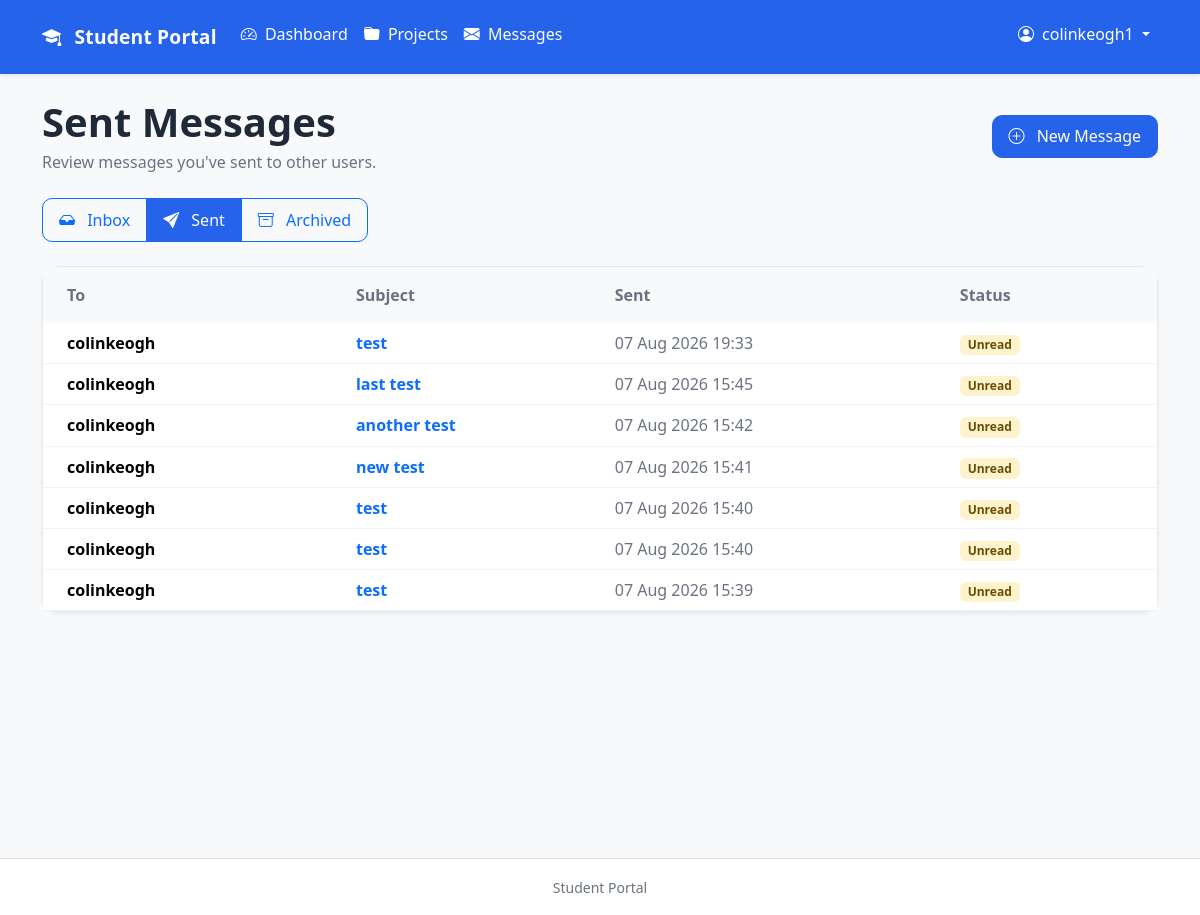
/messaging/sent/ (signed in), run on an earlier commit of the app's database.
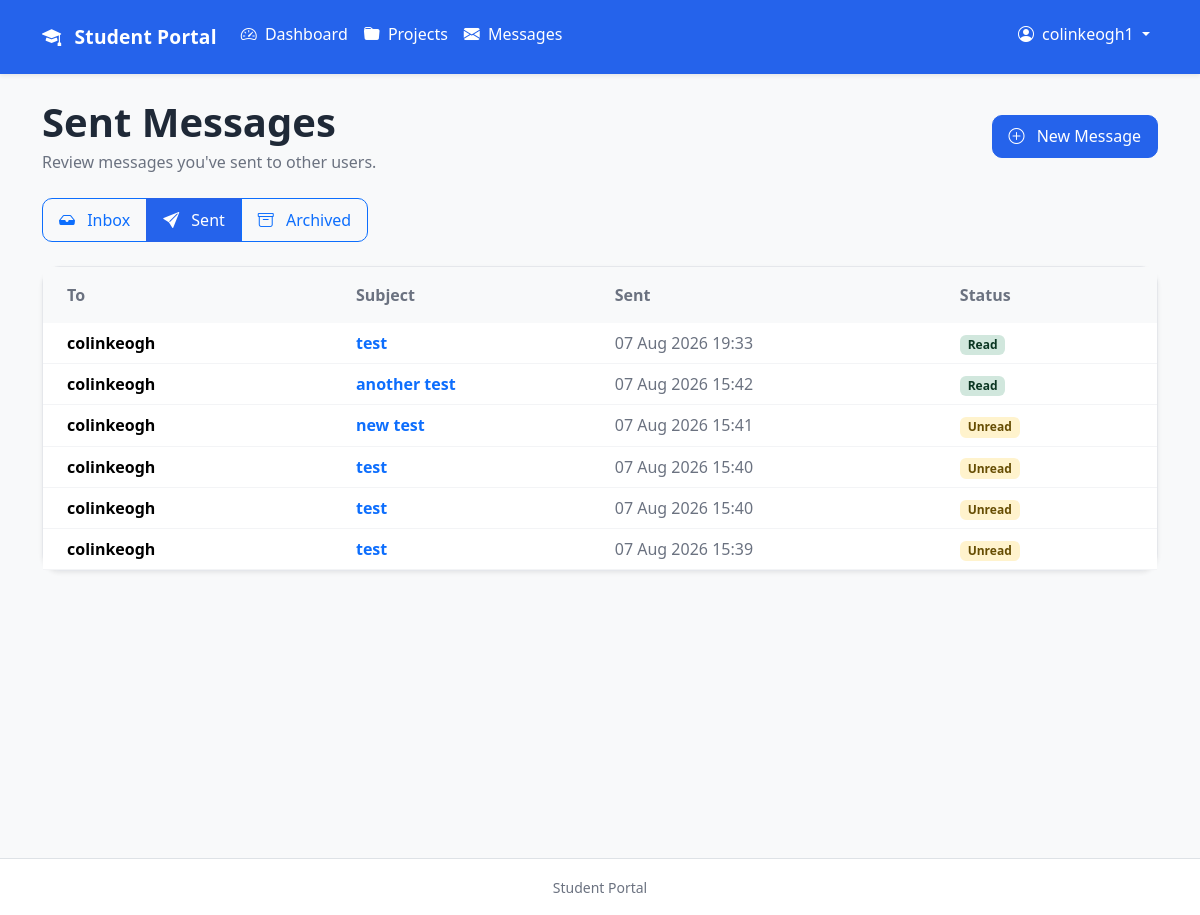
And on a later commit of the database.
### messaging/models.py (models this page shows, shortened)
class Message(models.Model):
    sender = models.ForeignKey(
        settings.AUTH_USER_MODEL,
        on_delete=models.CASCADE,
        related_name="sent_messages",
    )
    recipient = models.ForeignKey(
        settings.AUTH_USER_MODEL,
        on_delete=models.CASCADE,
        related_name="received_messages",
    )
    subject = models.CharField(
        max_length=200,
    )
    body = models.TextField()
    sent_at = models.DateTimeField(
        auto_now_add=True,
    )
    is_read = models.BooleanField(
        default=False,
    )
    is_archived = models.BooleanField(
        default=False,
    )
    class Meta:
        ordering = ["-sent_at"]

### accounts/models.py (models this page shows)
class CustomUser(AbstractUser):
    pass

### messaging/views.py (the view)
@login_required
def sent_messages(request):
    sent_messages = Message.objects.filter(
        sender=request.user,
    )
    return render(
        request,
        "messaging/sent_messages.html",
        {
            "sent_messages": sent_messages,
        },
    )

### messaging/templates/messaging/sent_messages.html (shortened to what this page needs)
{% extends "base.html" %}
{% block content %}
<div class="container-fluid px-0">
    <div class="d-flex flex-column flex-md-row justify-content-between align-items-md-center gap-3 mb-4">
        <div>
            <h1 class="mb-1 fw-semibold">
                Sent Messages
            </h1>
            <p class="text-muted mb-0">
                Review messages you've sent to other users.
            </p>
        </div>
        <a
            href="{% url 'messaging:new' %}"
            class="btn btn-primary">
            <i class="bi bi-plus-circle me-2"></i>
            New Message
        </a>
    </div>
    <div class="mb-4">
        <div class="btn-group" role="group">
            <a
                href="{% url 'messaging:inbox' %}"
                class="btn btn-outline-primary">
                <i class="bi bi-inbox-fill me-2"></i>
                Inbox
            </a>
            <a
                href="{% url 'messaging:sent' %}"
                class="btn btn-primary">
                <i class="bi bi-send-fill me-2"></i>
                Sent
            </a>
            <a
                href="{% url 'messaging:archived' %}"
                class="btn btn-outline-primary">
                <i class="bi bi-archive me-2"></i>
                Archived
            </a>
        </div>
    </div>
    {% if sent_messages %}
        <div class="card shadow-sm">
            <div class="table-responsive">
                <table class="table table-hover align-middle mb-0">
                    <thead class="table-light">
                        <tr>
                            <th class="px-4 py-3">
                                To
                            </th>
                            <th class="py-3">
                                Subject
                            </th>
                            <th class="py-3">
                                Sent
                            </th>
                            <th class="py-3 pe-4">
                                Status
                            </th>
                        </tr>
                    </thead>
                    <tbody>
                        {% for message in sent_messages %}
                            <tr>
                                <td class="px-4">
                                    <span class="fw-semibold">
                                        {{ message.recipient.username }}
                                    </span>
                                </td>
                                <td>
                                    <a
                                        href="{% url 'messaging:detail' message.pk %}"
                                        class="text-decoration-none fw-semibold">
                                        {{ message.subject }}
                                    </a>
                                </td>
                                <td class="text-muted">
                                    {{ message.sent_at|date:"d M Y H:i" }}
                                </td>
                                <td class="pe-4">
                                    {% if message.is_read %}
                                        <span class="badge bg-success-subtle text-success-emphasis">
                                            Read
                                        </span>
                                    {% else %}
                                        <span class="badge bg-warning-subtle text-warning-emphasis">
                                            Unread
                                        </span>
                                    {% endif %}
                                </td>
                            </tr>
                        {% endfor %}
                    </tbody>
                </table>
            </div>
        </div>
    {% endif %}
</div>
{% endblock %}

What changed in the data, as far as the page shows it:
removed Message: recipient.username "colinkeogh", subject "last test", sent_at "07 Aug 2026 15:45", is_read "Unread"
changed Message "07 Aug 2026 19:33": is_read "Unread" → "Read"
changed Message "another test": is_read "Unread" → "Read"
